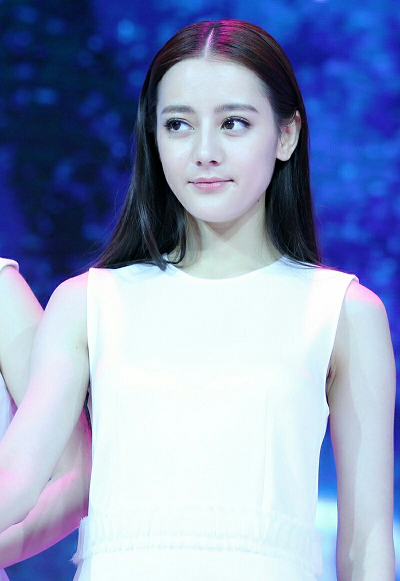
#> input picture images/test.png, 400 x 581 px, found by its file name
$ python OpencvDemo031.py
#> lines starting #> are read from the running program, lines starting #| are printed output that depends on the picture
#!/usr/bin/env python3
#coding = utf-8

import logging
import cv2 as cv

# 图像梯度–Sobel算子
def OpencvDemo031():
    logging.basicConfig(level=logging.DEBUG)

    src = cv.imread("images/test.png")
#> src is the input picture: shape (581, 400, 3); mean B, G, R 189.6, 154.2, 139.9
    if src is None:
        logging.error("could not load an image!")
        return cv.Error.StsError
    cv.namedWindow("input", cv.WINDOW_AUTOSIZE)
    cv.imshow("input", src)

    grad_x = cv.Sobel(src, cv.CV_32F, 1, 0)
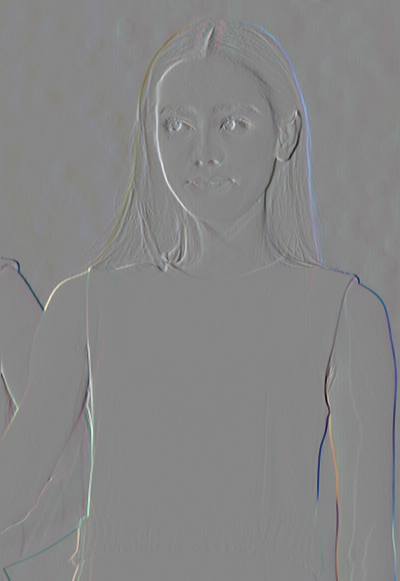
#> grad_x: shape (581, 400, 3) float32; mean B, G, R 0.3, -1.2, -1.5; drawn with min black and max white
    grad_y = cv.Sobel(src, cv.CV_32F, 0, 1)
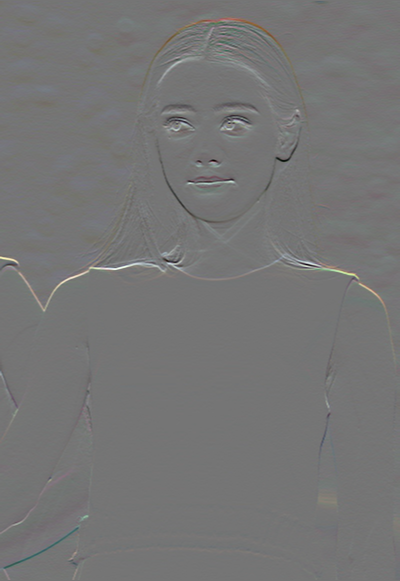
#> grad_y: shape (581, 400, 3) float32; mean B, G, R 0.9, 2, 2.4; drawn with min black and max white
    grad_x = cv.convertScaleAbs(grad_x)
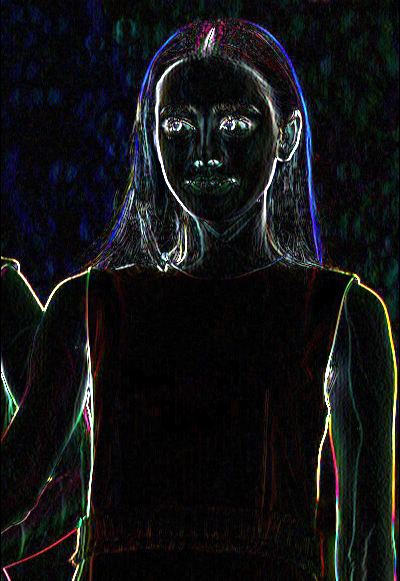
#> grad_x: shape (581, 400, 3); mean B, G, R 21.1, 19.5, 18.7
    grad_y = cv.convertScaleAbs(grad_y)
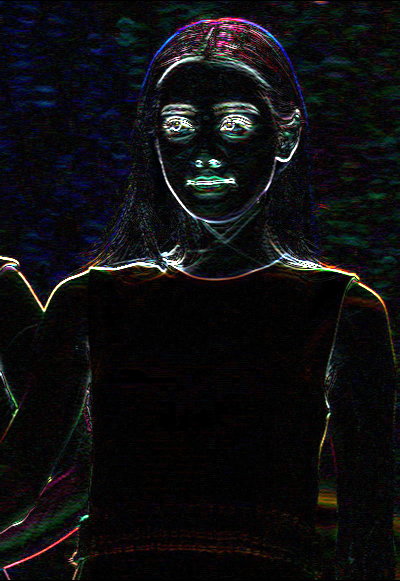
#> grad_y: shape (581, 400, 3); mean B, G, R 16.8, 14.8, 14.8

    cv.imshow("gradient - sobel operator (x)", grad_x)
    cv.imshow("gradient - sobel operator (y)", grad_y)

    dst = cv.add(grad_x, grad_y, dtype=cv.CV_16S)
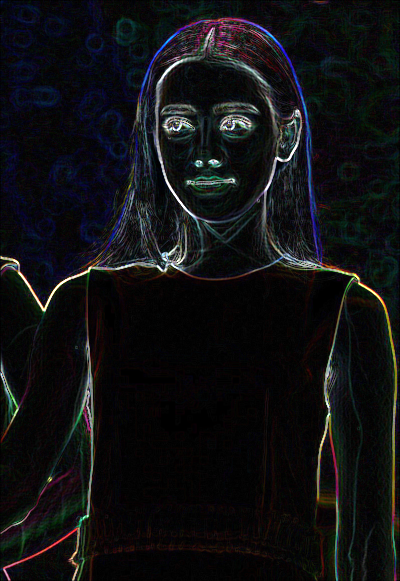
#> dst: shape (581, 400, 3) int16; mean B, G, R 37.8, 34.3, 33.5; drawn with min black and max white
    dst = cv.convertScaleAbs(dst)
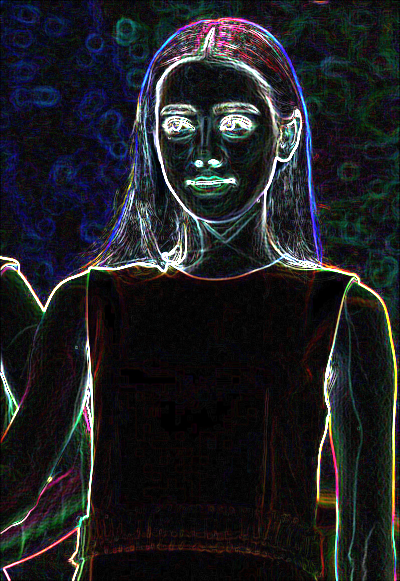
#> dst: shape (581, 400, 3); mean B, G, R 36, 32.4, 31.6

    cv.imshow("gradient - sobel operator", dst)

    cv.waitKey(0)

    cv.destroyAllWindows()

    return cv.Error.StsOk

if __name__ == "__main__":
    OpencvDemo031()

# end of file
